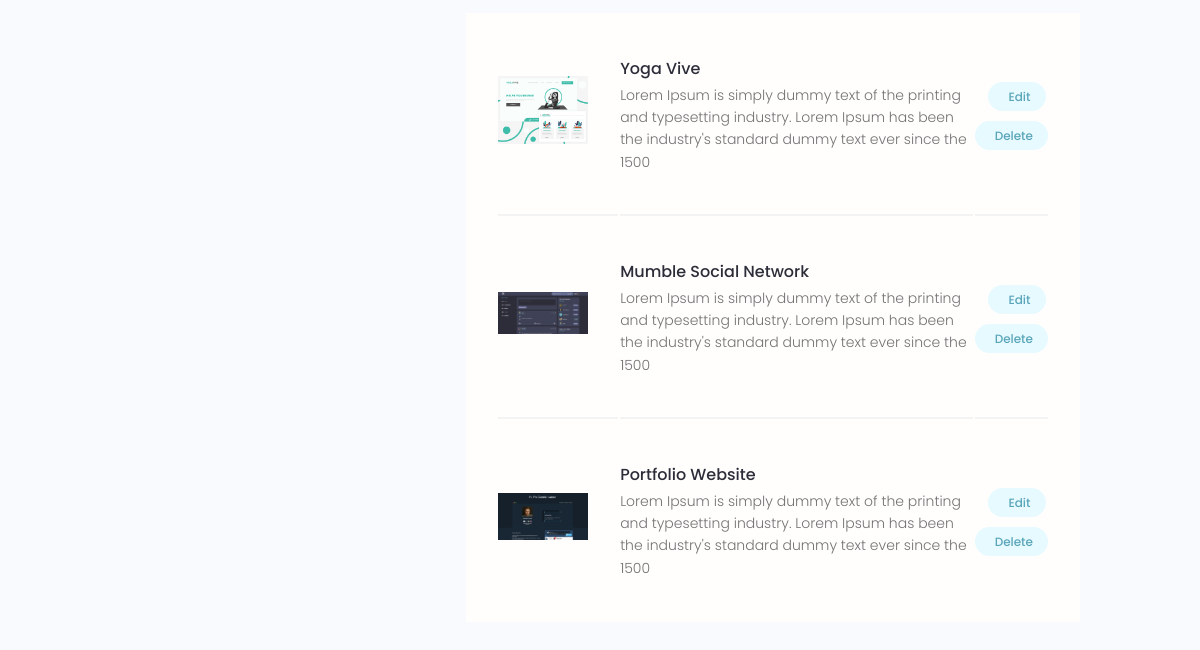
Page /account/ (signed in, lower part) on the earlier database version.
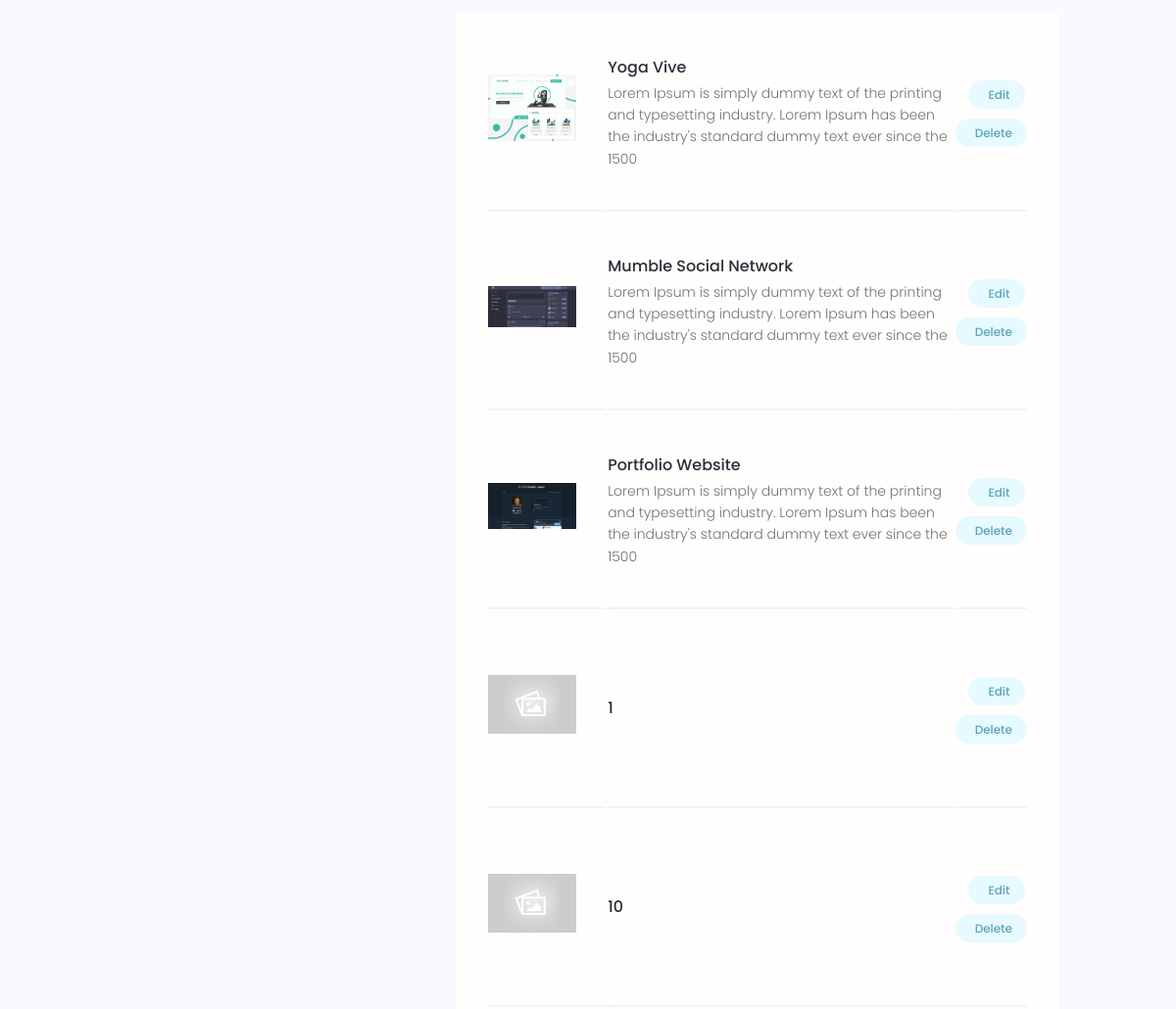
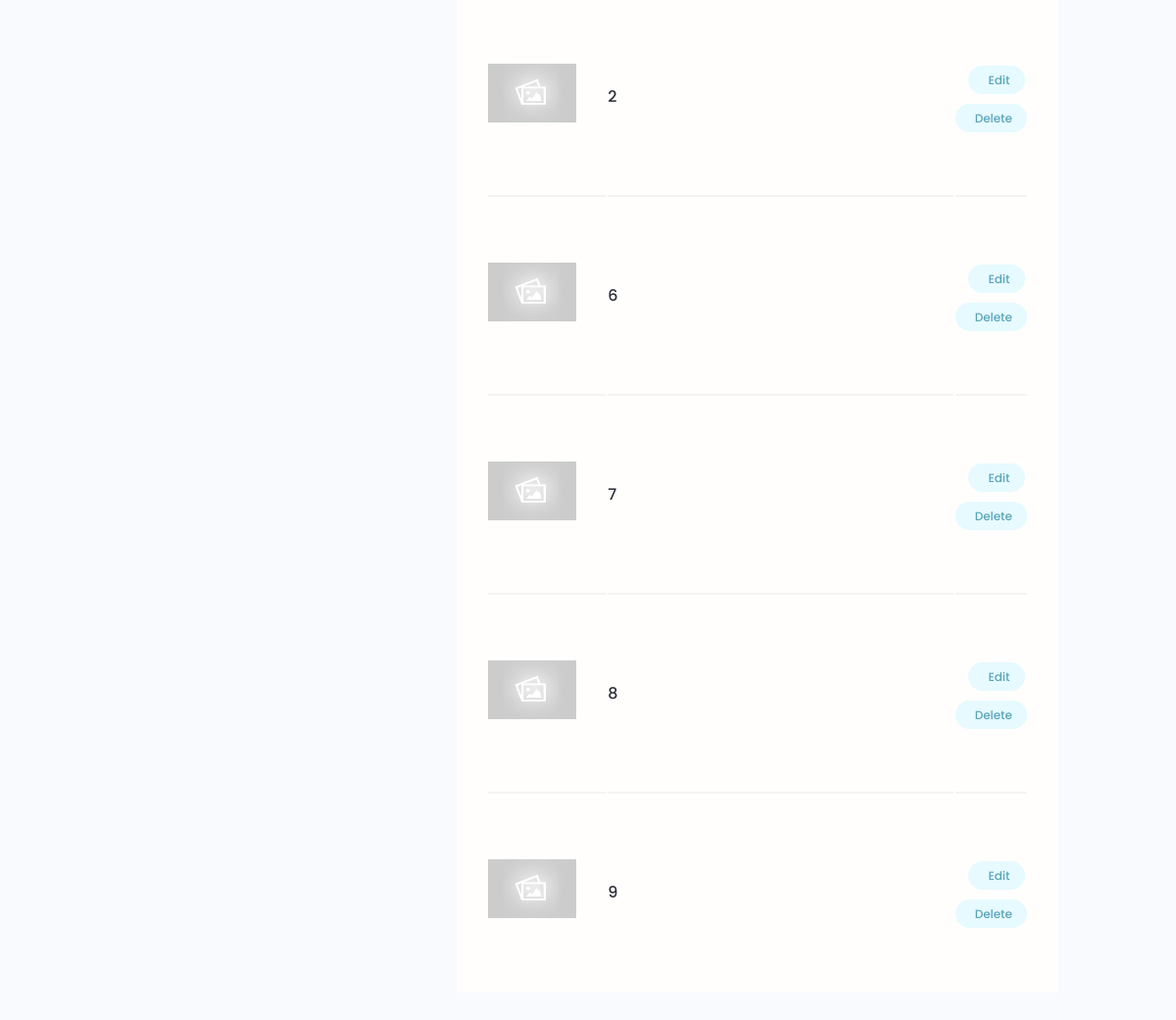
Same page on the later database version (2 pictures, top to bottom).
### projects/models.py (models this page shows, shortened)
class Project(models.Model):
    owner = models.ForeignKey(Profile, null=True, blank=True, on_delete=models.CASCADE)
    title = models.CharField(max_length=200)
    description = models.TextField(null=True, blank=True)
    featured_image = models.ImageField(null=True, blank=True, default='default.jpg')
    demo_link = models.CharField(max_length=2000, null=True, blank=True)
    source_link = models.CharField(max_length=2000, null=True, blank=True)
    tags = models.ManyToManyField('Tag', blank=True)
    vote_total = models.IntegerField(default=0, null=True, blank=True)
    vote_ratio = models.IntegerField(default=0, null=True, blank=True)
    create = models.DateTimeField(auto_now_add=True)
    id = models.UUIDField(default=uuid.uuid4, unique=True, primary_key=True, editable=False)
    class Meta:
        ordering = ['-vote_ratio', '-vote_total', 'title']

### users/views.py (the view)
# urls.py: path('account/', user_account, name='account'),
@login_required(login_url='login')
def user_account(request):
    profile = request.user.profile
    skills = profile.skill_set.all()
    projects = profile.project_set.all()
    context = {
        'profile':profile,
        'skills':skills,
        'projects':projects,
    }
    return render(request, 'users/account.html', context)

### users/templates/users/account.html (shortened to what this page needs)
{% extends "main.html" %}
{% block content %}
<main class="settingsPage profile my-md">
  <div class="container">
    <div class="layout">
      <div class="column column--1of3">
      </div>
      <div class="column column--2of3">
        <table class="settings__table">
          {% for project in projects %}
          <tr>
            <td class="settings__thumbnail">
              <a href="{% url 'project' project.id %}"><img src="{{project.featured_image.url}}" alt="Project Thumbnail" /></a>
            </td>
            <td class="settings__tableInfo">
              <a href="{% url 'project' project.id %}">{{project.title}}</a>
              <p>{{project.description|slice:'150'}}</p>
            </td>
            <td class="settings__tableActions">
              <a class="tag tag--pill tag--main settings__btn" href="{% url 'update-project' pk=project.id %}"> Edit</a>
              <a class="tag tag--pill tag--main settings__btn" href="{% url 'delete-project' pk=project.id %}?prev=/account">Delete</a>
            </td>
          </tr>
          {% endfor %}
        </table>
      </div>
    </div>
  </div>
</main>
{% endblock %}

Differences in the rows shown:
added Project: featured_image (placeholder picture), title "1"
added Project: featured_image (placeholder picture), title "10"
added Project: featured_image (placeholder picture), title "2"
added Project: featured_image (placeholder picture), title "6"
added Project: featured_image (placeholder picture), title "7"
added Project: featured_image (placeholder picture), title "8"
added Project: featured_image (placeholder picture), title "9"
